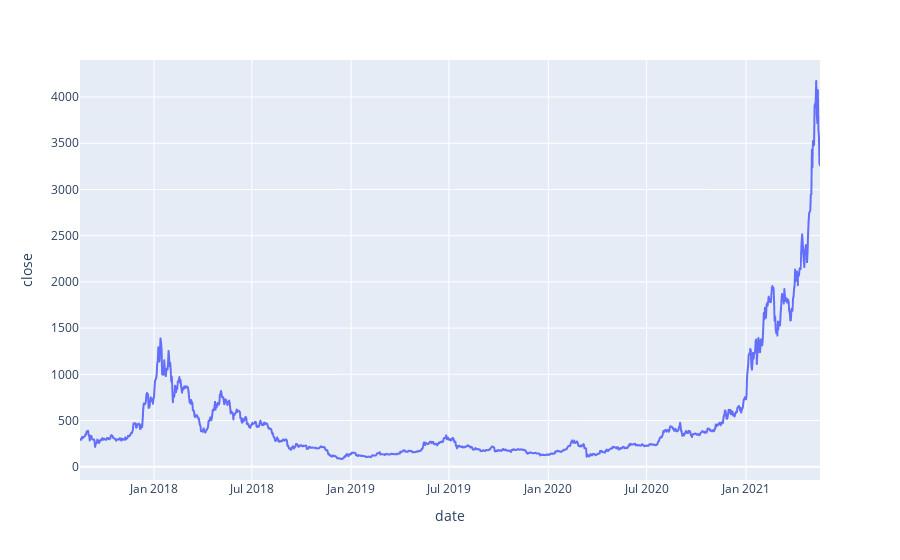

Notebook cell for this chart:
### Code cell
import plotly.express as px
fig = px.line(df, x='date', y='close')
fig.show()

### Figure 1 — Plotly figure (JSON) as saved in the notebook; plotly's stock layout.template omitted (floating-point values rounded to 4 significant figures; data arrays with more than 128 entries replaced by an {"elided": "..."} marker saying what was removed)
{"data": [{"hovertemplate": "date=%{x}<br>close=%{y}<extra></extra>", "legendgroup": "", "line": {"color": "#636efa", "dash": "solid"}, "marker": {"symbol": "circle"}, "mode": "lines", "name": "", "showlegend": false, "type": "scattergl", "x": {"elided": "1372 str values"}, "xaxis": "x", "y": {"elided": "1372 float values"}, "yaxis": "y"}], "layout": {"legend": {"tracegroupgap": 0}, "margin": {"t": 60}, "xaxis": {"anchor": "y", "domain": [0, 1], "title": {"text": "date"}}, "yaxis": {"anchor": "x", "domain": [0, 1], "title": {"text": "close"}}}}
